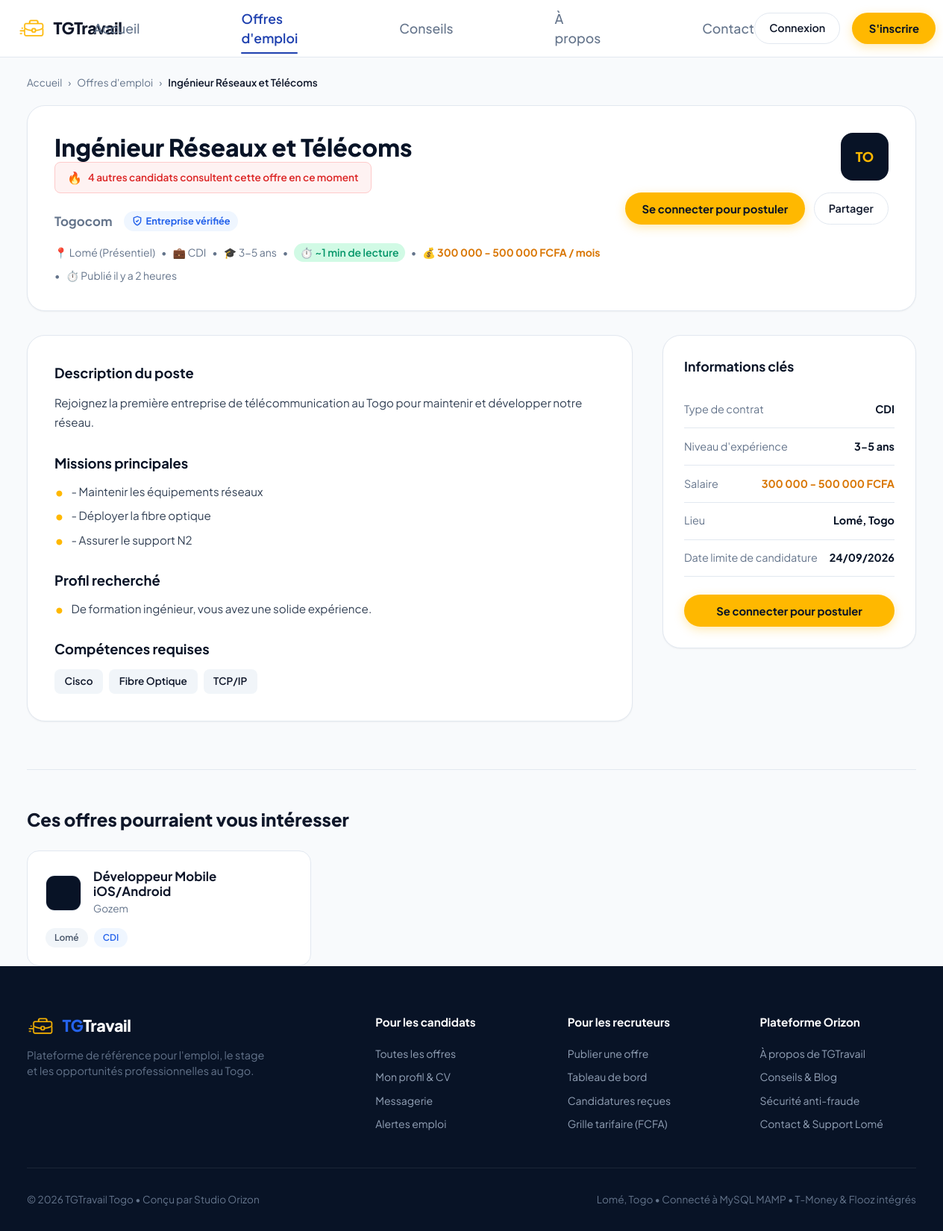
/siteweb/pages/offre-detail.php, run on the app's committed database.
### tables this page shows
CREATE TABLE `jobs` (
  `id` int(11) NOT NULL AUTO_INCREMENT,
  `company_id` int(11) NOT NULL,
  `titre` varchar(191) NOT NULL,
  `categorie` varchar(100) NOT NULL,
  `type_contrat` varchar(50) NOT NULL,
  `lieu` varchar(100) NOT NULL DEFAULT 'Lomé',
  `mode_travail` varchar(50) NOT NULL DEFAULT 'Sur site',
  `experience_requise` varchar(50) NOT NULL DEFAULT '2-4 ans',
  `salaire_min` int(11) NOT NULL DEFAULT '150000',
  `salaire_max` int(11) NOT NULL DEFAULT '250000',
  `description` text NOT NULL,
  `missions` text,
  `profil_recherche` text,
  `competences_requises` text,
  `date_limite` date DEFAULT NULL,
  `pack` enum('simple','alaune') NOT NULL DEFAULT 'simple',
  `statut` enum('active','en_attente','refusee','expiree','ouverte','suspendue') DEFAULT 'active',
  `motif_rejet` text,
  `vues_count` int(11) NOT NULL DEFAULT '0',
  `candidatures_count` int(11) NOT NULL DEFAULT '0',
  `created_at` timestamp NOT NULL DEFAULT CURRENT_TIMESTAMP,
  `updated_at` timestamp NOT NULL DEFAULT CURRENT_TIMESTAMP ON UPDATE CURRENT_TIMESTAMP,
  `boosted_until` datetime DEFAULT NULL,
  `featured_until` datetime DEFAULT NULL,
  `push_sent_at` datetime DEFAULT NULL,
  PRIMARY KEY (`id`),
  KEY `company_id` (`company_id`),
  CONSTRAINT `jobs_ibfk_1` FOREIGN KEY (`company_id`) REFERENCES `companies` (`id`) ON DELETE CASCADE
);

CREATE TABLE `companies` (
  `id` int(11) NOT NULL AUTO_INCREMENT,
  `user_id` int(11) NOT NULL,
  `nom` varchar(150) NOT NULL,
  `secteur` varchar(100) NOT NULL,
  `ville` varchar(100) NOT NULL DEFAULT 'Lomé',
  `adresse` varchar(255) DEFAULT NULL,
  `telephone` varchar(30) DEFAULT NULL,
  `email` varchar(191) DEFAULT NULL,
  `logo` varchar(255) DEFAULT NULL,
  `description` text,
  `rccm` varchar(100) DEFAULT NULL,
  `verifie` tinyint(1) NOT NULL DEFAULT '0',
  `created_at` timestamp NOT NULL DEFAULT CURRENT_TIMESTAMP,
  `site_web` varchar(255) DEFAULT NULL,
  `type_entite` enum('entreprise','particulier') DEFAULT 'entreprise',
  `cni_document` varchar(255) DEFAULT NULL,
  `statut_validation` enum('en_attente','valide','rejete','a_completer') DEFAULT 'en_attente',
  `motif_rejet` text,
  `subscription_plan` enum('gratuit','basique','premium') DEFAULT 'gratuit',
  `subscription_end` datetime DEFAULT NULL,
  `job_credits` int(11) DEFAULT '0',
  PRIMARY KEY (`id`),
  KEY `user_id` (`user_id`),
  CONSTRAINT `companies_ibfk_1` FOREIGN KEY (`user_id`) REFERENCES `users` (`id`) ON DELETE CASCADE
);

### siteweb/includes/auth.php (called while the page is built, shortened)
<?php
function isLoggedIn(): bool {
    return isset($_SESSION['user_id']);
}

### siteweb/pages/offre-detail.php (the view, shortened to what this page needs)
<?php
require_once __DIR__ . '/../includes/auth.php';
$db = getDB();
$jobId = (int)($_GET['id'] ?? 1);
$stmt = $db->prepare("
  SELECT j.*, c.nom AS company_nom, c.logo AS company_logo, c.verifie AS company_verifie, c.description AS company_desc
  FROM jobs j
  JOIN companies c ON j.company_id = c.id
  WHERE j.id = ?
");
$stmt->execute([$jobId]);
$job = $stmt->fetch();
$alreadyApplied = false;
$tags = !empty($job['competences_requises']) ? explode(',', $job['competences_requises']) : [];
$missions = !empty($job['missions']) ? explode("\n", $job['missions']) : [];
$profil = !empty($job['profil_recherche']) ? explode("\n", $job['profil_recherche']) : [];
require_once __DIR__ . '/../includes/header.php';
?>
<main class="container">
  <nav class="breadcrumb-nav">
    <a href="../index.php">Accueil</a>
    <span>›</span>
    <a href="../pages/offres.php">Offres d'emploi</a>
    <span>›</span>
    <span style="color: var(--text-main); font-weight: 600;"><?= htmlspecialchars($job['titre']) ?></span>
  </nav>
  <div class="job-detail-header-card">
    <div class="job-detail-header-left">
      <h1 class="job-detail-main-title">
        <?= htmlspecialchars($job['titre']) ?>
      </h1>
      <?php
        $fomoCount = ($job['id'] * date('j')) % 12 + 3;
      ?>
      <div style="background: #FEF2F2; border: 1px solid #FECACA; color: #DC2626; padding: 0.5rem 1rem; border-radius: 8px; font-size: 0.85rem; font-weight: 600; display: inline-flex; align-items: center; gap: 0.5rem; margin-bottom: 1rem; animation: pulse 2s infinite;">
        <span style="font-size: 1rem;">🔥</span> <?= $fomoCount ?> autres candidats consultent cette offre en ce moment
      </div>
      <div class="job-detail-company-row">
        <span class="job-detail-company-name"><?= htmlspecialchars($job['company_nom']) ?></span>
        <?php if ($job['company_verifie']): ?>
          <span class="verified-badge">
            <svg width="14" height="14" viewBox="0 0 24 24" fill="none" stroke="currentColor" stroke-width="2.5">
              <path d="M12 22s8-4 8-10V5l-8-3-8 3v7c0 6 8 10 8 10z"></path>
              <path d="m9 12 2 2 4-4"></path>
            </svg>
            Entreprise vérifiée
          </span>
        <?php endif; ?>
      </div>
      <div class="job-detail-meta-row">
        <span class="meta-item">📍 <?= htmlspecialchars($job['lieu']) ?> (<?= htmlspecialchars($job['mode_travail']) ?>)</span>
        <span class="bullet-separator"> • </span>
        <span class="meta-item">💼 <?= htmlspecialchars($job['type_contrat']) ?></span>
        <span class="bullet-separator"> • </span>
        <span class="meta-item">🎓 <?= htmlspecialchars($job['experience_requise']) ?></span>
        <span class="bullet-separator"> • </span>
        <?php
          $wordCount = str_word_count(strip_tags($job['description']));
          $readTime = max(1, ceil($wordCount / 200));
        ?>
        <span class="meta-item" style="color: #059669; font-weight: 600; background: #D1FAE5; padding: 2px 8px; border-radius: 99px;">⏱️ ~<?= $readTime ?> min de lecture</span>
        <span class="bullet-separator"> • </span>
        <span class="meta-item" style="color: #D97706; font-weight: 700;">💰 <?= number_format($job['salaire_min'], 0, ',', ' ') ?> - <?= number_format($job['salaire_max'], 0, ',', ' ') ?> FCFA / mois</span>
        <span class="bullet-separator"> • </span>
        <span class="meta-item">⏱️ Publié il y a 2 heures</span>
      </div>
    </div>
    <div class="job-detail-header-right">
      <div class="company-avatar-box job-detail-avatar" style="<?= $job['company_id'] == 2 ? 'background:#DC2626;' : ($job['company_id'] == 3 ? 'background:#0284C7;' : ($job['company_id'] == 4 ? 'background:#EA580C;' : 'background:#081326;')) ?> overflow:hidden;">
        <?php if (!empty($job['company_logo']) && file_exists(__DIR__ . '/' . $job['company_logo'])): ?>
          <img src="<?= htmlspecialchars($job['company_logo']) ?>" alt="Logo" style="width:100%; height:100%; object-fit:cover;">
        <?php else: ?>
          <span style="color: #FFB800; font-weight: 800;"><?= strtoupper(substr($job['company_nom'], 0, 2)) ?></span>
        <?php endif; ?>
      </div>
      <div class="job-detail-buttons">
        <?php if ($alreadyApplied): ?>
          <button class="btn-outline applied-btn" disabled>
            ✓ Candidature envoyée
          </button>
        <?php elseif (!isLoggedIn()): ?>
          <a href="redirect=offre-detail.php?id=<?= $job['id'] ?>" class="btn-primary" style="display:inline-flex; align-items:center; justify-content:center; text-decoration:none;">
            Se connecter pour postuler
          </a>
        <?php elseif (getCurrentRole() !== 'recruteur'): ?>
          <button class="btn-primary" onclick="document.getElementById('apply-modal').style.display='flex'">
            Postuler maintenant
          </button>
        <?php endif; ?>
        <button class="btn-outline" onclick="navigator.clipboard?.writeText(window.location.href); alert('Lien copié !');">
          Partager
        </button>
      </div>
    </div>
  </div>
  <div class="job-detail-layout" style="margin-bottom: 4rem;">
    <article class="job-main-article">
      <h2 class="section-block-title">Description du poste</h2>
      <p style="font-size: 0.95rem; color: #334155; line-height: 1.7; margin-bottom: 1.5rem;">
        <?= nl2br(htmlspecialchars($job['description'])) ?>
      </p>
      <?php if (!empty($missions)): ?>
        <h2 class="section-block-title">Missions principales</h2>
        <ul class="styled-bullet-list" style="margin-bottom: 1.5rem;">
          <?php foreach ($missions as $m): if(trim($m)): ?>
            <li><?= htmlspecialchars(trim($m)) ?></li>
          <?php endif; endforeach; ?>
        </ul>
      <?php endif; ?>
      <?php if (!empty($profil)): ?>
        <h2 class="section-block-title">Profil recherché</h2>
        <ul class="styled-bullet-list" style="margin-bottom: 1.5rem;">
          <?php foreach ($profil as $p): if(trim($p)): ?>
            <li><?= htmlspecialchars(trim($p)) ?></li>
          <?php endif; endforeach; ?>
        </ul>
      <?php endif; ?>
      <?php if (!empty($tags)): ?>
        <h2 class="section-block-title">Compétences requises</h2>
        <div class="job-tags-row">
          <?php foreach ($tags as $t): ?>
            <span class="skill-tag" style="padding: 0.4rem 0.85rem; font-size: 0.85rem;"><?= htmlspecialchars(trim($t)) ?></span>
          <?php endforeach; ?>
        </div>
      <?php endif; ?>
    </article>
    <aside class="key-info-sidebar-card">
      <h3 style="font-size: 1.1rem; font-weight: 700; color: var(--color-primary-dark); margin-bottom: 1.25rem;">
        Informations clés
      </h3>
      <div class="info-row">
        <span class="info-label">Type de contrat</span>
        <span class="info-val"><?= htmlspecialchars($job['type_contrat']) ?></span>
      </div>
      <div class="info-row">
        <span class="info-label">Niveau d'expérience</span>
        <span class="info-val"><?= htmlspecialchars($job['experience_requise']) ?></span>
      </div>
      <div class="info-row">
        <span class="info-label">Salaire</span>
        <span class="info-val" style="color: #D97706;"><?= number_format($job['salaire_min'], 0, ',', ' ') ?> - <?= number_format($job['salaire_max'], 0, ',', ' ') ?> FCFA</span>
      </div>
      <div class="info-row">
        <span class="info-label">Lieu</span>
        <span class="info-val"><?= htmlspecialchars($job['lieu']) ?>, Togo</span>
      </div>
      <div class="info-row">
        <span class="info-label">Date limite de candidature</span>
        <span class="info-val"><?= !empty($job['date_limite']) ? date('d/m/Y', strtotime($job['date_limite'])) : '31/08/2026' ?></span>
      </div>
      <?php if ($alreadyApplied): ?>
        <div style="text-align: center; margin-top: 1.5rem; font-size: 0.85rem; color: #059669; font-weight: 700;">
          ✓ Vous avez déjà postulé
        </div>
      <?php elseif (!isLoggedIn()): ?>
        <a href="redirect=offre-detail.php?id=<?= $job['id'] ?>" class="btn-primary" style="width: 100%; margin-top: 1.5rem; text-decoration:none; display:flex; justify-content:center;">
          Se connecter pour postuler
        </a>
      <?php elseif (getCurrentRole() !== 'recruteur'): ?>
        <button class="btn-primary" style="width: 100%; margin-top: 1.5rem;" onclick="document.getElementById('apply-modal').style.display='flex'">
          Postuler à cette offre
        </button>
      <?php endif; ?>
    </aside>
  </div>
  <?php
    $simStmt = $db->prepare("
      SELECT j.id, j.titre, j.lieu, j.type_contrat, c.nom as company_nom, c.logo as company_logo
      FROM jobs j
      JOIN companies c ON j.company_id = c.id
      WHERE j.categorie = ? AND j.id != ? AND j.statut = 'active'
      ORDER BY j.created_at DESC LIMIT 3
    ");
    $simStmt->execute([$job['categorie'], $jobId]);
    $similarJobs = $simStmt->fetchAll();
  ?>
  <?php if (count($similarJobs) > 0): ?>
  <div style="margin-top:4rem; border-top:1px solid #E2E8F0; padding-top:3rem;">
    <h3 style="font-size:1.5rem; font-weight:800; color:#0F172A; margin-bottom:1.5rem;">Ces offres pourraient vous intéresser</h3>
    <div style="display:grid; grid-template-columns:repeat(auto-fill, minmax(300px, 1fr)); gap:1.5rem;">
      <?php foreach ($similarJobs as $sJob): ?>
      <a href="id=<?= $sJob['id'] ?>" style="display:block; background:#FFF; border:1px solid #E2E8F0; border-radius:16px; padding:1.5rem; text-decoration:none; color:inherit; transition:transform 0.2s, box-shadow 0.2s;" onmouseover="this.style.transform='translateY(-4px)';this.style.boxShadow='0 15px 30px rgba(0,0,0,0.08)'" onmouseout="this.style.transform='';this.style.boxShadow=''">
        <div style="display:flex; align-items:center; gap:1rem; margin-bottom:1rem;">
          <div style="width:48px; height:48px; border-radius:12px; border:1px solid #E2E8F0; overflow:hidden; display:flex; align-items:center; justify-content:center; flex-shrink:0;">
            <?php if (!empty($sJob['company_logo']) && file_exists(__DIR__ . '/' . $sJob['company_logo'])): ?>
              <img src="<?= htmlspecialchars($sJob['company_logo']) ?>" style="width:100%; height:100%; object-fit:cover;">
            <?php else: ?>
              <div style="background:#081326; width:100%; height:100%;"></div>
            <?php endif; ?>
          </div>
          <div>
            <div style="font-weight:700; color:#0F172A; font-size:1.05rem; margin-bottom:0.15rem; line-height:1.2;"><?= htmlspecialchars($sJob['titre']) ?></div>
            <div style="font-size:0.85rem; color:#64748B;"><?= htmlspecialchars($sJob['company_nom']) ?></div>
          </div>
        </div>
        <div style="display:flex; gap:0.5rem; flex-wrap:wrap;">
          <span style="padding:0.25rem 0.75rem; background:#F1F5F9; color:#475569; border-radius:99px; font-size:0.75rem; font-weight:600;"><?= htmlspecialchars($sJob['lieu']) ?></span>
          <span style="padding:0.25rem 0.75rem; background:#EFF6FF; color:#2563EB; border-radius:99px; font-size:0.75rem; font-weight:600;"><?= htmlspecialchars($sJob['type_contrat']) ?></span>
        </div>
      </a>
      <?php endforeach; ?>
    </div>
  </div>
  <?php endif; ?>
</main>
<?php require_once __DIR__ . '/../includes/footer.php'; ?>

### data on the page
jobs: titre "Ingénieur Réseaux et Télécoms", company.nom "Togocom", lieu "Lomé", mode_travail "Présentiel", type_contrat "CDI", experience_requise "3-5 ans", description "1", salaire_min "300 000", salaire_max "500 000", company.nom "TO", description "Rejoignez la première entreprise de télécommunication au Togo pour maintenir et développer notre réseau.", missions "- Maintenir les équipements réseaux", missions "- Déployer la fibre optique", missions "- Assurer le support N2", profil_recherche "De formation ingénieur, vous avez une solide expérience.", competences_requises "Cisco", competences_requises "Fibre Optique", competences_requises "TCP/IP", date_limite "24/09/2026"
jobs: titre "Développeur Mobile iOS/Android", company.nom "Gozem", lieu "Lomé", type_contrat "CDI"
